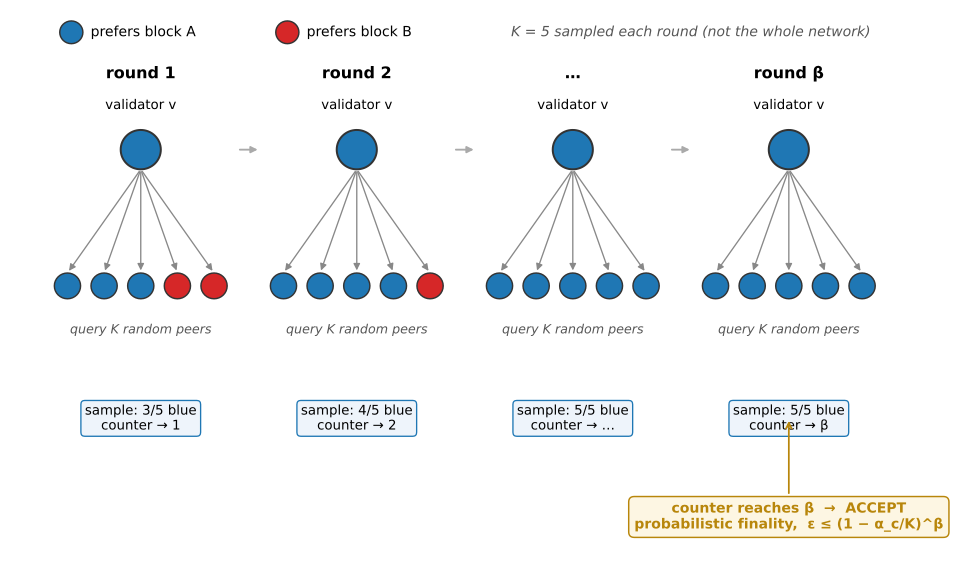

This figure's Python source:
# Generator for Figure 3.4 (snowman-flow). Renders snowman-flow.{svg,pdf}.
# Run: python3 snowman-flow.py
# Compact aspect (~1.7) so labels stay legible at text width; see
# wiki/diagrams/index.md.
import matplotlib
matplotlib.use('Agg')
import matplotlib.pyplot as plt
from matplotlib.patches import FancyArrowPatch
import numpy as np
import os

fig, ax = plt.subplots(figsize=(10.0, 5.8))

BLUE = '#1f77b4'   # preference A
RED  = '#d62728'   # preference B
EDGE = '#333'

# each entry: (x-centre, round label, list of 5 sampled-peer colours, counter text)
ROUNDS = [
    (1.4,  'round 1', [BLUE, BLUE, BLUE, RED, RED],  'sample: 3/5 blue\ncounter → 1'),
    (4.2,  'round 2', [BLUE, BLUE, BLUE, BLUE, RED], 'sample: 4/5 blue\ncounter → 2'),
    (7.0,  '…',       [BLUE, BLUE, BLUE, BLUE, BLUE],'sample: 5/5 blue\ncounter → …'),
    (9.8,  'round β',[BLUE, BLUE, BLUE, BLUE, BLUE], 'sample: 5/5 blue\ncounter → β'),
]

V_Y   = 3.7      # focal validator row
P_Y   = 1.9      # sampled-peer band centre
CTR_Y = 0.15     # counter strip

for xc, rlabel, colours, ctr in ROUNDS:
    ax.add_patch(plt.Circle((xc, V_Y), 0.26, facecolor=BLUE,
                 edgecolor=EDGE, lw=1.5, zorder=4))
    ax.text(xc, V_Y + 0.5, 'validator v', ha='center', va='bottom', fontsize=10)
    px = np.linspace(xc - 0.95, xc + 0.95, 5)
    for x, c in zip(px, colours):
        ax.add_patch(plt.Circle((x, P_Y), 0.17, facecolor=c,
                     edgecolor=EDGE, lw=1.1, zorder=4))
        arr = FancyArrowPatch((xc, V_Y - 0.26), (x, P_Y + 0.17),
                              arrowstyle='-|>', mutation_scale=10,
                              lw=1.0, color='#888', zorder=2)
        ax.add_patch(arr)
    ax.text(xc, V_Y + 0.9, rlabel, ha='center', va='bottom',
            fontsize=12, fontweight='bold')
    ax.text(xc, P_Y - 0.5, 'query K random peers', ha='center', va='top',
            fontsize=9.5, color='#555', style='italic')
    ax.text(xc, CTR_Y, ctr, ha='center', va='center', fontsize=10,
            bbox=dict(boxstyle='round,pad=0.3', fc='#eef4fb', ec=BLUE, lw=1.0))

for i in range(len(ROUNDS) - 1):
    x0 = ROUNDS[i][0] + 1.25
    x1 = ROUNDS[i+1][0] - 1.25
    ax.annotate('', xy=(x1, V_Y), xytext=(x0, V_Y),
                arrowprops=dict(arrowstyle='-|>', color='#aaa', lw=1.4))

ax.annotate('counter reaches β  →  ACCEPT\nprobabilistic finality,  ε ≤ (1 − α_c/K)^β',
            xy=(9.8, CTR_Y), xytext=(9.8, -1.15),
            fontsize=10.5, ha='center', va='center', color='#b8860b', fontweight='bold',
            arrowprops=dict(arrowstyle='->', color='#b8860b', lw=1.3),
            bbox=dict(boxstyle='round,pad=0.4', fc='#fdf6e3', ec='#b8860b', lw=1.1))

LEG_Y = 5.25
ax.add_patch(plt.Circle((0.5, LEG_Y), 0.15, facecolor=BLUE, edgecolor=EDGE, lw=1.1))
ax.text(0.75, LEG_Y, 'prefers block A', ha='left', va='center', fontsize=10.5)
ax.add_patch(plt.Circle((3.3, LEG_Y), 0.15, facecolor=RED, edgecolor=EDGE, lw=1.1))
ax.text(3.55, LEG_Y, 'prefers block B', ha='left', va='center', fontsize=10.5)
ax.text(6.2, LEG_Y, 'K = 5 sampled each round (not the whole network)',
        ha='left', va='center', fontsize=10.5, style='italic', color='#555')

ax.set_xlim(-0.3, 11.2)
ax.set_ylim(-1.7, 5.55)
ax.axis('off')
plt.tight_layout(pad=0.3)
out = os.path.dirname(os.path.abspath(__file__))
plt.savefig(f'{out}/snowman-flow.svg', bbox_inches='tight')
plt.savefig(f'{out}/snowman-flow.pdf', bbox_inches='tight')
print('snowman-flow done')
